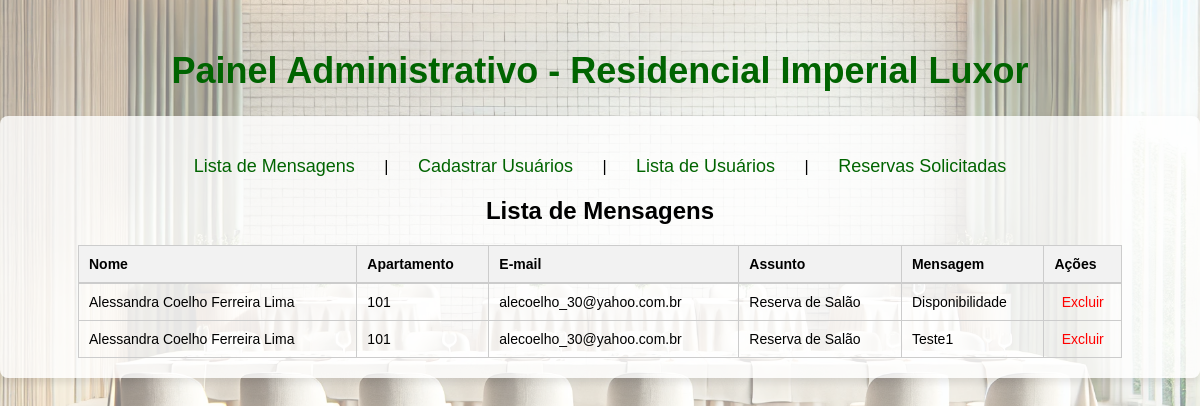
Before: /admin/index.php?pg=lista_msg with the older database file.
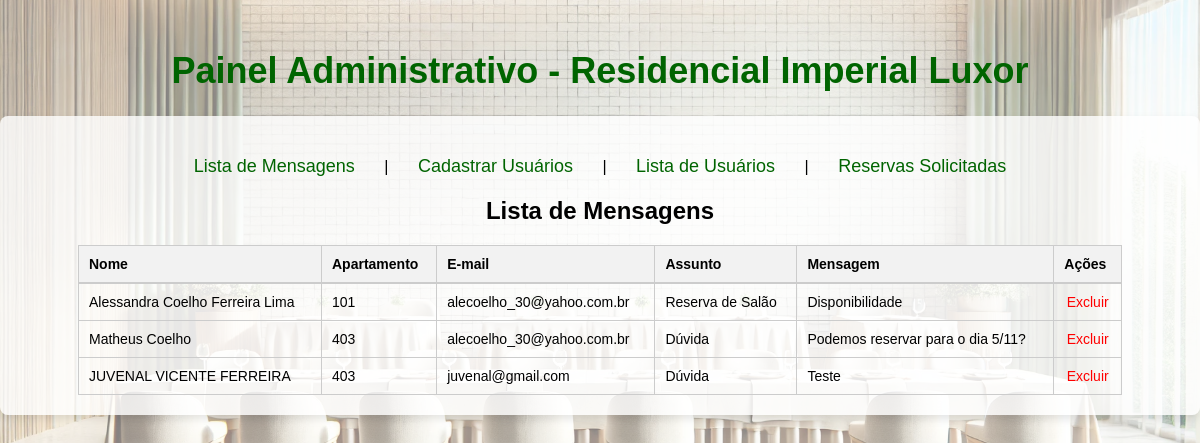
After: the same page with the newer database file.
### tables this page shows
CREATE TABLE `contato` (
  `id` int(11) NOT NULL,
  `nome` varchar(100) DEFAULT NULL,
  `apartamento` int(3) DEFAULT NULL,
  `email` varchar(100) DEFAULT NULL,
  `assunto` varchar(50) DEFAULT NULL,
  `mensagem` text DEFAULT NULL
);

### admin/lista_msg.php (the view, shortened to what this page needs)
<h2 style="text-align: center; font-family: Arial, sans-serif;">Lista de Mensagens</h2>
<?php
include_once("../config.inc.php");
$sql = mysqli_query($conexao, "SELECT * FROM contato");
if ($sql && mysqli_num_rows($sql) > 0) {
    echo '<div style="width: 90%; margin: 0 auto; font-family: Arial, sans-serif;">';
    echo '<table style="width: 100%; border-collapse: collapse; text-align: left; font-size: 14px;">';
    echo '<thead>';
    echo '<tr style="background-color: #f2f2f2; border-bottom: 2px solid #ccc;">';
    echo '<th style="padding: 10px; border: 1px solid #ccc;">Nome</th>';
    echo '<th style="padding: 10px; border: 1px solid #ccc;">Apartamento</th>';
    echo '<th style="padding: 10px; border: 1px solid #ccc;">E-mail</th>';
    echo '<th style="padding: 10px; border: 1px solid #ccc;">Assunto</th>';
    echo '<th style="padding: 10px; border: 1px solid #ccc;">Mensagem</th>';
    echo '<th style="padding: 10px; border: 1px solid #ccc;">Ações</th>';
    echo '</tr>';
    echo '</thead>';
    echo '<tbody>';
    while ($tabela = mysqli_fetch_array($sql)) {
        echo '<tr>';
        echo '<td style="padding: 10px; border: 1px solid #ccc;">' . htmlspecialchars($tabela['nome']) . '</td>';
        echo '<td style="padding: 10px; border: 1px solid #ccc;">' . htmlspecialchars($tabela['apartamento']) . '</td>';
        echo '<td style="padding: 10px; border: 1px solid #ccc;">' . htmlspecialchars($tabela['email']) . '</td>';
        echo '<td style="padding: 10px; border: 1px solid #ccc;">' . htmlspecialchars($tabela['assunto']) . '</td>';
        echo '<td style="padding: 10px; border: 1px solid #ccc; max-width: 300px; overflow: hidden; text-overflow: ellipsis; white-space: nowrap;">' . htmlspecialchars($tabela['mensagem']) . '</td>';
        echo '<td style="padding: 10px; border: 1px solid #ccc; text-align: center;">';
        echo '<a href="?pg=excluir&id=' . htmlspecialchars($tabela['id']) . '" style="color: red; text-decoration: none;" onclick="return confirm(\'Tem certeza que deseja excluir esta mensagem?\');">Excluir</a>';
        echo '</td>';
        echo '</tr>';
    }
    echo '</tbody>';
    echo '</table>';
    echo '</div>';
} else {
    echo "<p style='text-align: center; color: #555;'>Não há mensagens cadastradas.</p>";
}
?>

### admin/index.php (shortened to what this page needs)
<!DOCTYPE html>
<html lang="pt-BR">
<head>
</head>
<body>
<header>
    <h1>Painel Administrativo - Residencial Imperial Luxor</h1>
</header>
<div class="container">
    <nav>
        <a href="?pg=lista_msg">Lista de Mensagens</a> |
        <a href="?pg=form_usuario">Cadastrar Usuários</a> |
        <a href="?pg=lista_usuario">Lista de Usuários</a> |
        <a href="?pg=lista_reserva">Reservas Solicitadas</a>
    </nav>
    <?php
        if(empty($_SERVER['QUERY_STRING'])) {
            $var = "conteudo.php";
            include_once($var);
        } else {
            $pg = $_GET['pg'];
            include_once("$pg.php");
        }
    ?>
</div>
</body>
</html>

### admin/index.php (style rules this page uses)
body { background-image: url("Imagem/imagem2.jpeg"); background-size: cover; background-position: center; font-family: Arial, sans-serif; color: black; background-color: rgba(255, 255, 255, 0.5); background-blend-mode: overlay; margin: 0; padding: 0; }
h1 { text-align: center; color: #006400; font-size: 36px; margin-top: 50px; }
nav { text-align: center; margin: 20px; }
nav a { text-decoration: none; color: #006400; font-size: 18px; margin: 0 15px; padding: 10px; transition: background-color 0.3s ease; }
.container { max-width: 1200px; margin: 0 auto; padding: 20px; background-color: rgba(255, 255, 255, 0.8); border-radius: 8px; box-shadow: 0 4px 8px rgba(0, 0, 0, 0.1); }

Changed rows visible on the page:
removed contato: nome "Alessandra Coelho Ferreira Lima", apartamento "101", email "alecoelho_30@yahoo.com.br", assunto "Reserva de Salão", mensagem "Teste1"
added contato: nome "Matheus Coelho", apartamento "403", email "alecoelho_30@yahoo.com.br", assunto "Dúvida", mensagem "Podemos reservar para o dia 5/11?"
added contato: nome "JUVENAL VICENTE FERREIRA", apartamento "403", email "juvenal@gmail.com", assunto "Dúvida", mensagem "Teste"
